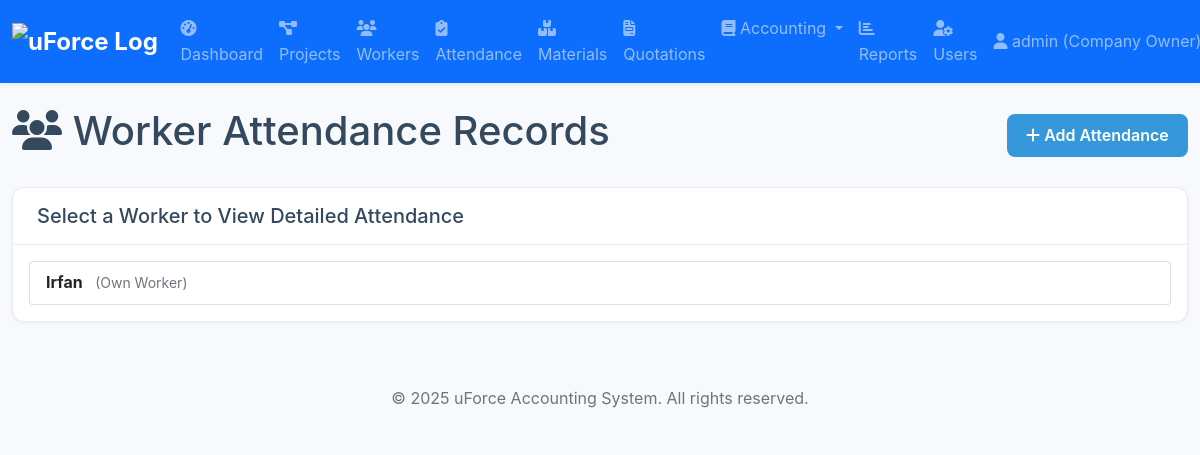
The page /workers/attendance/ (signed in) on the database its author committed.
### accounts/models.py (models this page shows, shortened)
class CustomUser(AbstractUser):
    ROLE_CHOICES = (('admin', 'Admin'), ('owner', 'Company Owner'), ('supervisor', 'Supervisor'), ('foreman', 'Foreman'))
    role = models.CharField(max_length=20, choices=ROLE_CHOICES)
    phone = models.CharField(max_length=15, blank=True)

### workers/models.py (models this page shows, shortened)
class Worker(models.Model):
    WORKER_TYPES = (
        ('own', 'Own Worker'),
        ('outsourced', 'Outsourced Worker'),
    )
    name = models.CharField(max_length=100)
    worker_type = models.CharField(max_length=20, choices=WORKER_TYPES)
    group = models.ForeignKey(
        OutsourcedGroup,
        on_delete=models.SET_NULL,
        null=True,
        blank=True,
        related_name='members'
    )
    fixed_wage = models.DecimalField(max_digits=10, decimal_places=2, default=0, help_text="Monthly salary for 'Own' workers.")
    dob = models.DateField(verbose_name="Date of Birth", null=True, blank=True)
    daily_wage = models.DecimalField(max_digits=10, decimal_places=2, default=0, help_text="Daily wage for 'Outsourced' workers.")
    contact = models.CharField(max_length=15, blank=True)
    ot1_rate = models.DecimalField(max_digits=10, decimal_places=2, default=0, verbose_name="OT1 Rate", help_text="Overtime rate per hour for normal days.")
    ot2_rate = models.DecimalField(max_digits=10, decimal_places=2, default=0, verbose_name="OT2 Rate", help_text="Overtime rate per hour for holidays.")
    is_active = models.BooleanField(default=True)
    created_at = models.DateTimeField(auto_now_add=True, null=True)

### workers/views.py (the view)
# urls.py: path('attendance/', views.attendance_list_view, name='attendance_list'),
@login_required
def attendance_list_view(request):
    workers = Worker.objects.filter(is_active=True).order_by('name')
    return render(request, 'workers/attendance_list.html', {'workers': workers})

### accounts/templatetags/auth_extras.py (called while the page is built)
@register.filter(name='has_role')
def has_role(user, role_names):
    if not hasattr(user, 'role'):
        return False
    roles = [role.strip() for role in role_names.split(',')]
    return user.role in roles

### templates/workers/attendance_list.html (shortened to what this page needs)
{% extends 'base.html' %}
{% load auth_extras %}
{% block content %}
<div class="d-flex justify-content-between align-items-center mb-4">
    <h1><i class="fas fa-users"></i> Worker Attendance Records</h1>
    {% if user|has_role:'admin,owner,supervisor1,supervisor2,foreman' %}
    <a href="{% url 'attendance_create' %}" class="btn btn-primary"><i class="fas fa-plus"></i> Add Attendance</a>
    {% endif %}
</div>
<div class="card">
    <div class="card-header">
        <h5 class="mb-0">Select a Worker to View Detailed Attendance</h5>
    </div>
    <div class="card-body">
        <div class="list-group">
            {% for worker in workers %}
                <a href="{% url 'worker_attendance_detail' worker.pk %}" class="list-group-item list-group-item-action">
                    <strong>{{ worker.name }}</strong>
                    <small class="text-muted ms-2">({{ worker.get_worker_type_display }})</small>
                </a>
            {% empty %}
                <p class="text-muted">No active workers found.</p>
            {% endfor %}
        </div>
    </div>
</div>
{% endblock %}

### templates/base.html (shortened to what this page needs)
{% load static %}
{% load auth_extras %}
<!DOCTYPE html>
<html lang="en">
<head>
    <link href="{% static 'css/bootstrap.min.css' %}" rel="stylesheet">
    <link href="https://cdnjs.cloudflare.com/ajax/libs/font-awesome/6.1.1/css/all.min.css" rel="stylesheet">
    <link href="{% static 'css/styles.css' %}" rel="stylesheet">
</head>
<body>
    <nav class="navbar navbar-expand-lg navbar-dark bg-primary sticky-top">
        <div class="container-fluid">
            <a class="navbar-brand" href="{% url 'dashboard' %}">
                <img src="{% static 'images/logo.png' %}" alt="uForce Logo">
            </a>
            <div class="collapse navbar-collapse" id="mainNavbar">
                <ul class="navbar-nav me-auto mb-2 mb-lg-0">
                    <li class="nav-item"><a class="nav-link" href="{% url 'dashboard' %}"><i class="fas fa-tachometer-alt"></i> Dashboard</a></li>
                    <li class="nav-item"><a class="nav-link" href="{% url 'project_list' %}"><i class="fas fa-project-diagram"></i> Projects</a></li>
                    <li class="nav-item"><a class="nav-link" href="{% url 'worker_list' %}"><i class="fas fa-users"></i> Workers</a></li>
                    <li class="nav-item"><a class="nav-link" href="{% url 'attendance_list' %}"><i class="fas fa-clipboard-check"></i> Attendance</a></li>
                    <li class="nav-item"><a class="nav-link" href="{% url 'material_list' %}"><i class="fas fa-boxes-stacked"></i> Materials</a></li>
                    <li class="nav-item"><a class="nav-link" href="{% url 'quotation_list' %}"><i class="fas fa-file-invoice"></i> Quotations</a></li>
                    {% if user|has_role:'admin,owner' %}
                    <li class="nav-item dropdown">
                        <a class="nav-link dropdown-toggle" href="#" id="accountingDropdown" role="button" data-bs-toggle="dropdown">
                            <i class="fas fa-book"></i> Accounting
                        </a>
                    </li>
                    <li class="nav-item"><a class="nav-link" href="{% url 'reports_dashboard' %}"><i class="fas fa-chart-bar"></i> Reports</a></li>
                    <li class="nav-item"><a class="nav-link" href="{% url 'user_list' %}"><i class="fas fa-user-cog"></i> Users</a></li>
                    {% endif %}
                </ul>
                <ul class="navbar-nav">
                    {% if user.is_authenticated %}
                    <li class="nav-item dropdown">
                        <a class="nav-link dropdown-toggle" href="#" id="userDropdown" role="button" data-bs-toggle="dropdown" aria-expanded="false">
                            <i class="fas fa-user"></i> {{ user.username }} ({{ user.get_role_display }})
                        </a>
                    </li>
                    {% else %}
                    <li class="nav-item"><a class="nav-link" href="{% url 'login' %}"><i class="fas fa-sign-in-alt"></i> Login</a></li>
                    {% endif %}
                </ul>
            </div>
        </div>
    </nav>
    <main class="container-fluid mt-4">
        {% block content %}{% endblock %}
    </main>
    <footer class="bg-light text-center text-muted mt-5 py-3">
        <div class="container-fluid">
            &copy; {% now "Y" %} uForce Accounting System. All rights reserved.
        </div>
    </footer>
</body>
</html>

### static/css/styles.css (style rules this page uses)
:root { --primary-color: #2c3e50; --secondary-color: #3498db; --success-color: #27ae60; --warning-color: #f39c12; --danger-color: #e74c3c; --info-color: #17a2b8; --light-color: #ecf0f1; --dark-color: #2c3e50; --body-bg: #f7f9fc; --card-bg: #ffffff; --text-color: #34495e; --border-color: #e9ecef; --shadow-color: rgba(44, 62, 80, 0.07); }
* { margin: 0; padding: 0; box-sizing: border-box; }
body { font-family: -apple-system, BlinkMacSystemFont, "Segoe UI", Roboto, "Helvetica Neue", Arial, sans-serif; background-color: var(--body-bg); line-height: 1.6; color: var(--text-color); -webkit-font-smoothing: antialiased; -moz-osx-font-smoothing: grayscale; }
a { color: var(--secondary-color); text-decoration: none; transition: color 0.2s ease-in-out; }
.navbar { box-shadow: 0 2px 4px var(--shadow-color); background-color: var(--card-bg); }
.navbar-brand { font-weight: 700; font-size: 1.5rem; }
.card { border: 1px solid var(--border-color); border-radius: 0.75rem; box-shadow: 0 1px 3px var(--shadow-color); transition: all 0.2s ease-in-out; margin-bottom: 1.5rem; background-color: var(--card-bg); }
.card-header { font-weight: 600; padding: 1rem 1.5rem; background-color: transparent; border-bottom: 1px solid var(--border-color); }
.btn { border-radius: 0.5rem; font-weight: 600; padding: 0.6rem 1.2rem; transition: all 0.2s ease; border: none; }
.btn-primary { background-color: var(--secondary-color); color: white; }
footer { padding-top: 3rem; padding-bottom: 3rem; margin-top: auto; }

### templates/base.html (style rules this page uses)
.navbar-brand img { height: 40px; width: auto; }

### rows shown on the page
CustomUser: username "admin", role "Company Owner"
Worker: name "Irfan", worker_type "Own Worker"
